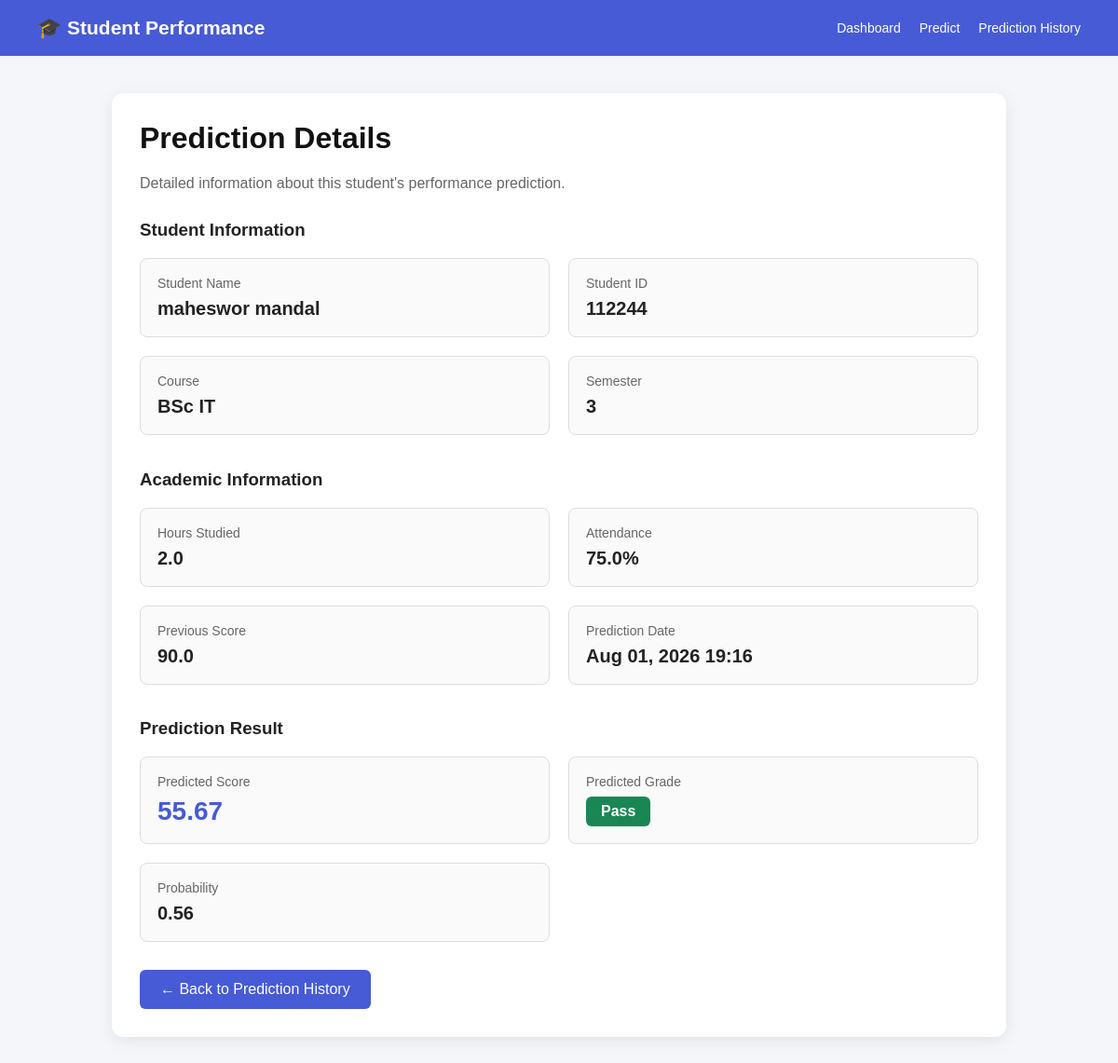
/prediction/prediction/5/ (signed in), run on the app's committed database.
### prediction/models.py (models this page shows, shortened)
class Student(models.Model):
    COURSE_CHOICES = [
        ("BSc IT", "BSc IT"),
        ("BBA", "BBA"),
        ("BHM", "BHM"),
        ("BBS", "BBS"),
        ("BA", "Bachelor of Arts"),
        ("B.Tech", "Bachelor of Technology"),
        ("M.Tech", "Master of Technology"),
        ("MA", "Master of Arts"),
    ]
    user = models.OneToOneField(
        User,
        on_delete=models.CASCADE,
        null=True,
        blank=True
    )
    student_id = models.CharField(max_length=30, unique=True)
    full_name = models.CharField(max_length=100)
    email = models.EmailField(unique=True)
    course = models.CharField(
        max_length=50,
        choices=COURSE_CHOICES
    )
    semester = models.IntegerField()
    phone = models.CharField(max_length=20, blank=True)
    address = models.TextField(blank=True)
    date_of_birth = models.DateField(null=True, blank=True)

class Prediction(models.Model):
    user = models.ForeignKey(User, on_delete=models.CASCADE)
    hours_studied = models.FloatField()
    attendance = models.FloatField()
    previous_scores = models.FloatField()
    predicted_score = models.FloatField()
    created_at = models.DateTimeField(auto_now_add=True)

### prediction/views.py (the view, shortened to what this page needs)
@login_required
def prediction_detail(
    request,
    prediction_id
):
    prediction = get_object_or_404(
        Prediction,
        id=prediction_id,
        user=request.user
    )
    student = Student.objects.filter(
        user=prediction.user
    ).first()
    if student:
        student_name = student.full_name
        roll_number = student.student_id
        course = student.course
        year = student.semester
    score = float(
        prediction.predicted_score or 0
    )
    score = max(
        0.0,
        min(score, 100.0)
    )
    probability = score / 100
    if score >= 40:
        predicted_grade = "Pass"
    else:
        predicted_grade = "Fail"
    context = {
        "prediction": prediction,
        "student_name": student_name,
        "roll_number": roll_number,
        "course": course,
        "year": year,
        "predicted_score": score,
        "predicted_grade": predicted_grade,
        "probability": probability,
        "created_at": prediction.created_at,
    }
    return render(
        request,
        "prediction_detail.html",
        context
    )

### templates/prediction_detail.html (shortened to what this page needs)
<!DOCTYPE html>
<html lang="en">
<head>
</head>
<body>
<div class="navbar">
    <h2>🎓 Student Performance</h2>
    <div class="nav-links">
        <a href="{% url 'dashboard' %}">Dashboard</a>
        <a href="{% url 'predict' %}">Predict</a>
        <a href="{% url 'history' %}">Prediction History</a>
    </div>
</div>
<div class="container">
    <div class="card">
        <h1>Prediction Details</h1>
        <p class="subtitle">
            Detailed information about this student's performance prediction.
        </p>
        <h3>Student Information</h3>
        <div class="grid">
            <div class="item">
                <div class="label">Student Name</div>
                <div class="value">
                    {{ student_name }}
                </div>
            </div>
            <div class="item">
                <div class="label">Student ID</div>
                <div class="value">
                    {{ roll_number }}
                </div>
            </div>
            <div class="item">
                <div class="label">Course</div>
                <div class="value">
                    {{ course }}
                </div>
            </div>
            <div class="item">
                <div class="label">Semester</div>
                <div class="value">
                    {{ year }}
                </div>
            </div>
        </div>
        <br>
        <h3>Academic Information</h3>
        <div class="grid">
            <div class="item">
                <div class="label">Hours Studied</div>
                <div class="value">
                    {{ prediction.hours_studied }}
                </div>
            </div>
            <div class="item">
                <div class="label">Attendance</div>
                <div class="value">
                    {{ prediction.attendance }}%
                </div>
            </div>
            <div class="item">
                <div class="label">Previous Score</div>
                <div class="value">
                    {{ prediction.previous_scores }}
                </div>
            </div>
            <div class="item">
                <div class="label">Prediction Date</div>
                <div class="value">
                    {{ created_at|date:"M d, Y H:i" }}
                </div>
            </div>
        </div>
        <br>
        <h3>Prediction Result</h3>
        <div class="grid">
            <div class="item">
                <div class="label">
                    Predicted Score
                </div>
                <div class="value score">
                    {{ predicted_score|floatformat:2 }}
                </div>
            </div>
            <div class="item">
                <div class="label">
                    Predicted Grade
                </div>
                <div class="value">
                    {% if predicted_grade == "Pass" %}
                        <span class="pass">
                            Pass
                        </span>
                    {% else %}
                        <span class="fail">
                            Fail
                        </span>
                    {% endif %}
                </div>
            </div>
            <div class="item">
                <div class="label">
                    Probability
                </div>
                <div class="value">
                    {{ probability|floatformat:2 }}
                </div>
            </div>
        </div>
        <a href="{% url 'history' %}" class="back-btn">
            ← Back to Prediction History
        </a>
    </div>
</div>
</body>
</html>

### templates/prediction_detail.html (style rules this page uses)
* { box-sizing: border-box; }
body { margin: 0; font-family: Arial, sans-serif; background: #f4f6f9; color: #222; }
.navbar { background: #465bd5; color: white; padding: 18px 40px; display: flex; justify-content: space-between; align-items: center; }
.navbar h2 { margin: 0; font-size: 21px; }
.nav-links { display: flex; gap: 20px; }
.nav-links a { color: white; text-decoration: none; font-size: 14px; }
.container { max-width: 1000px; margin: 40px auto; padding: 0 20px; }
.card { background: white; padding: 30px; border-radius: 12px; box-shadow: 0 4px 18px rgba(0, 0, 0, 0.08); }
h1 { margin-top: 0; color: #111; }
.subtitle { color: #666; margin-bottom: 30px; }
.grid { display: grid; grid-template-columns: repeat(2, 1fr); gap: 20px; }
.item { border: 1px solid #ddd; padding: 18px; border-radius: 8px; background: #fafafa; }
.label { font-size: 14px; color: #666; margin-bottom: 8px; }
.value { font-size: 20px; font-weight: bold; color: #222; }
.pass { display: inline-block; background: #198754; color: white; padding: 7px 16px; border-radius: 6px; font-size: 16px; }
.score { color: #465bd5; font-size: 28px; }
.back-btn { display: inline-block; margin-top: 30px; padding: 12px 22px; background: #465bd5; color: white; text-decoration: none; border-radius: 6px; }

### data on the page
Student: full_name "maheswor mandal", student "112244", course "BSc IT"
Prediction: hours_studied "2.0", attendance "75.0", previous_scores "90.0", created_at "Aug 01, 2026 19:16", predicted_score "55.67"

### other printed values
{{ year }} "3"
{{ probability|floatformat:2 }} "0.56"
